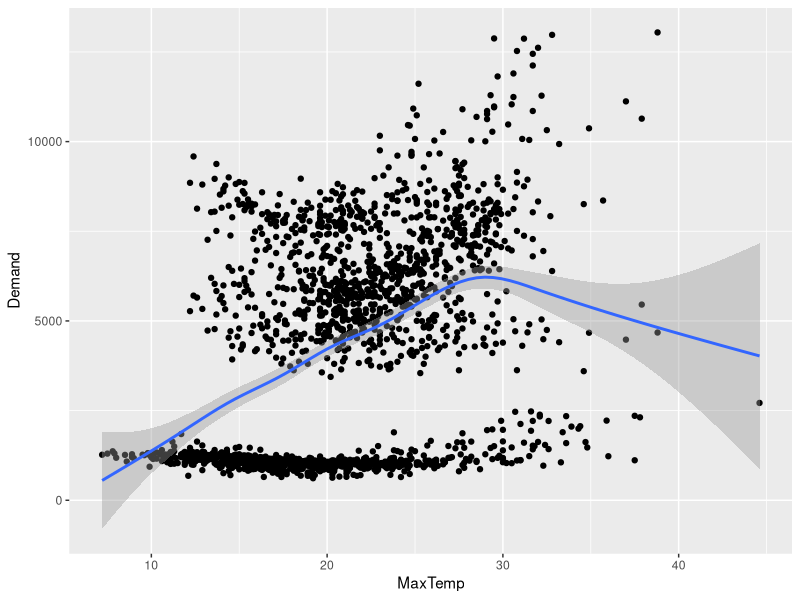
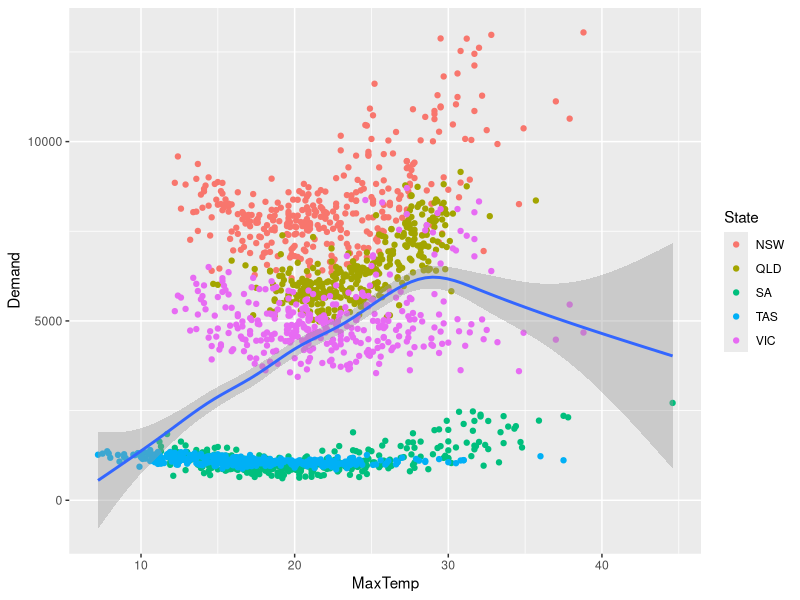
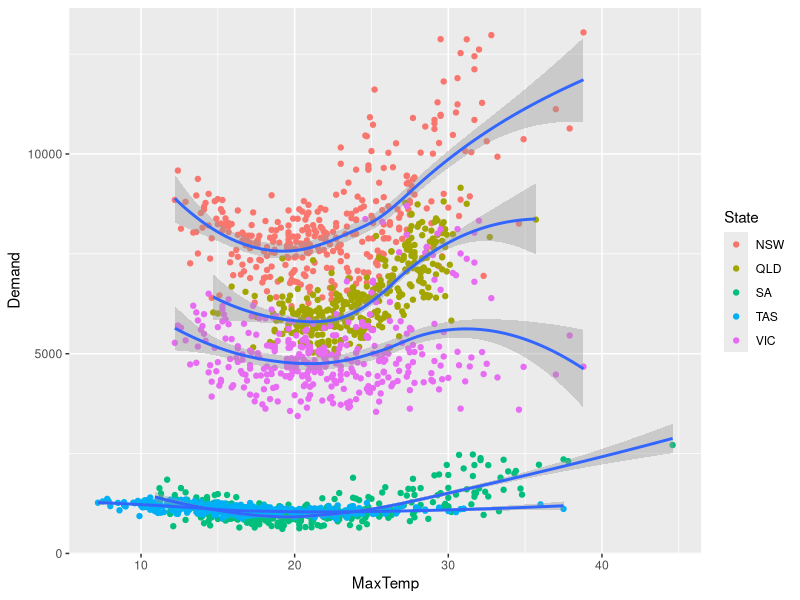
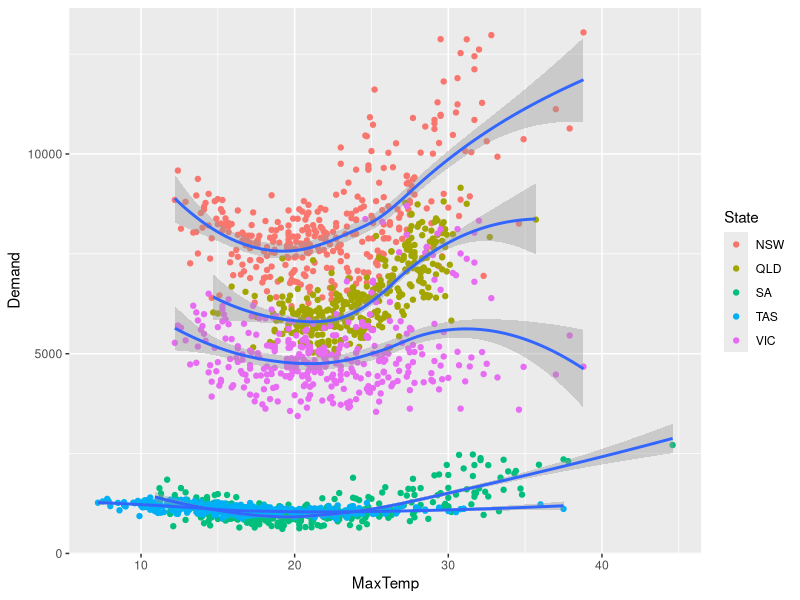
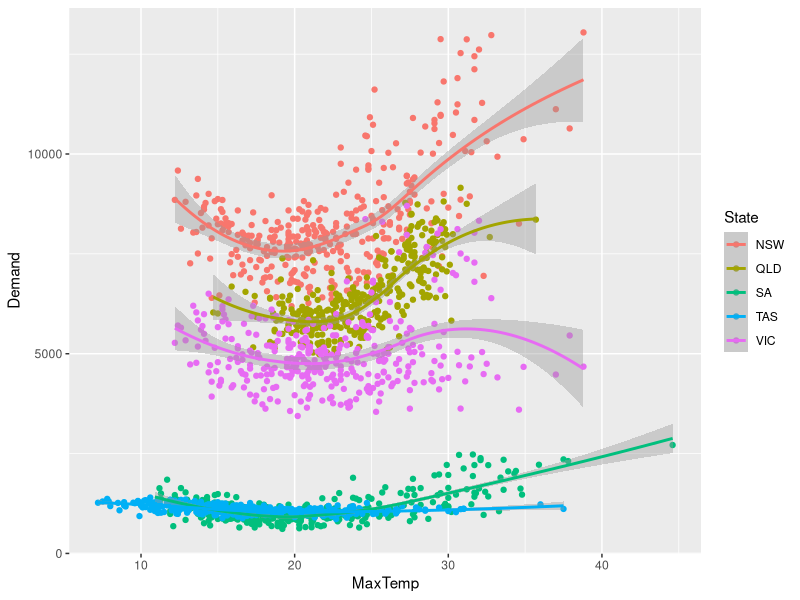
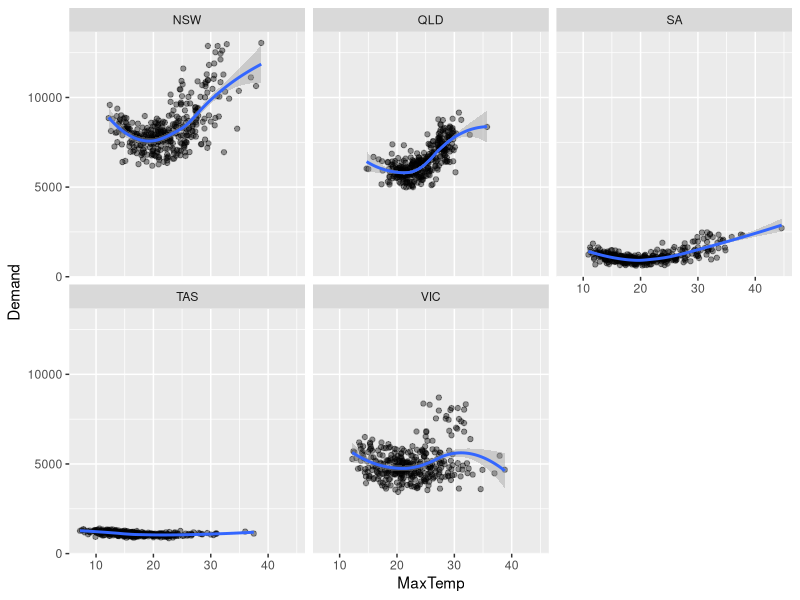
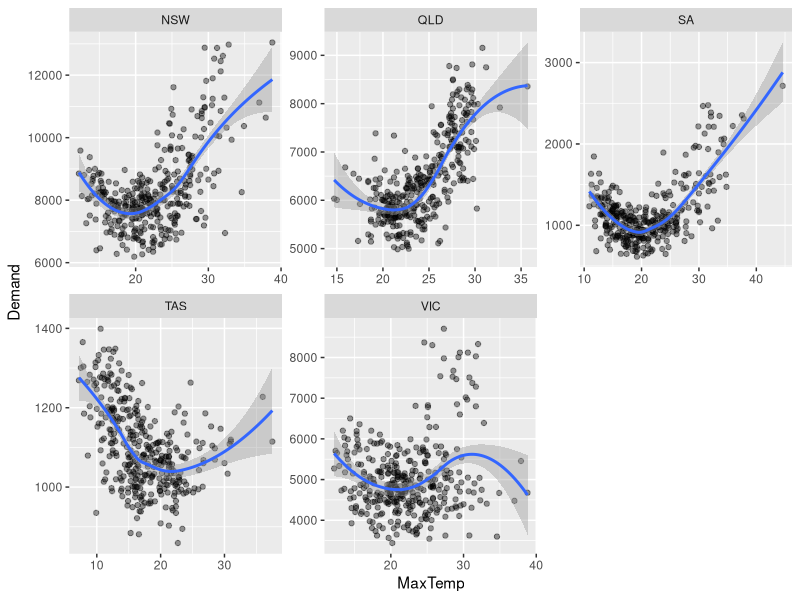
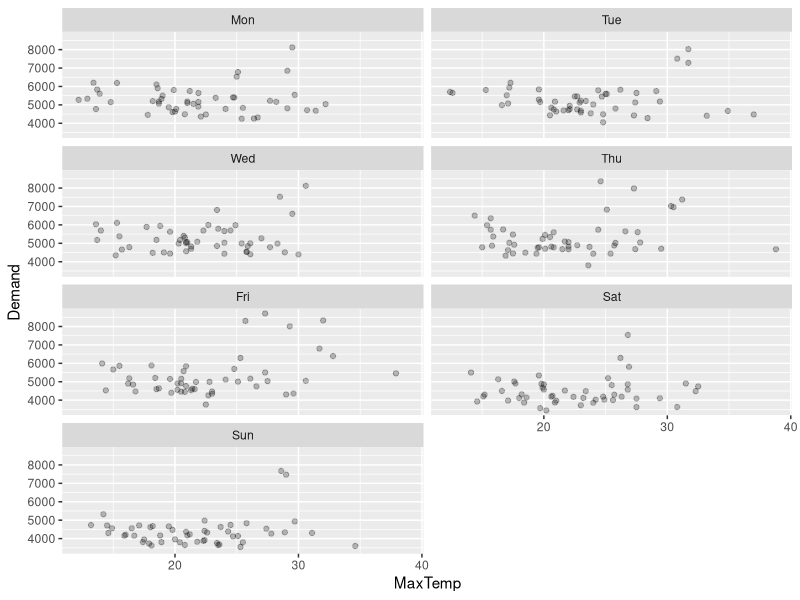

Write R code to recreate these figures, in order.
## ---- chunk 1

# if(!require(GGally))
#   install.packages("GGally")

if(!require(tidyverse))
  install.packages("tidyverse")

# if(!require(patchwork))
#   install.packages("patchwork")

# library(GGally)
library(tidyverse)
library(patchwork)
## ---- chunk 2
#| echo: TRUE
#| message: FALSE
#| warning: FALSE

library(tidyverse)
energy = read_csv("data/energydata.csv")
weather = read_csv("data/weather.csv")
energy_weather = full_join(energy, weather, by = c("Date", "State"))
head(energy_weather)
## ---- chunk 3
#| message: FALSE
#| warning: FALSE
#| fig-align: center

ggplot(data = energy_weather, aes(x = MaxTemp, y = Demand)) + 
  geom_point() + 
  geom_smooth()
## ---- chunk 4
#| message: FALSE
#| warning: FALSE
#| echo: FALSE
#| fig-align: center

ggplot(data = energy_weather,
       aes(x = MaxTemp, y = Demand)) + 
  geom_point(aes(col = State)) + 
  geom_smooth()
## ---- chunk 5
#| message: FALSE
#| warning: FALSE
#| eval: TRUE
#| echo: true

ggplot(data = energy_weather, aes(x = MaxTemp, y = Demand)) + 
  geom_point(aes(col = State)) + 
  geom_smooth(aes(group = State))
## ---- chunk 6
#| message: FALSE
#| warning: FALSE
#| fig-align: center

ggplot(data = energy_weather, aes(x = MaxTemp, y = Demand)) + 
  geom_point(aes(col = State)) + 
  geom_smooth(aes(group = State))
## ---- chunk 7
#| echo: FALSE
#| fig-align: center

ggplot(data = energy_weather, 
       aes(x = MaxTemp, y = Demand, col = State, group = State)) + 
  geom_point() + 
  geom_smooth() 
## ---- chunk 8
#| warning: FALSE
#| message: FALSE
#| fig-align: center

energy_weather |> 
  ggplot(aes(x = MaxTemp, y = Demand)) +
  geom_point(alpha = 0.4) + 
  geom_smooth() + 
  facet_wrap(vars(State))
## ---- chunk 9
#| warning: FALSE
#| message: FALSE
#| fig-align: center

energy_weather |> 
  ggplot(aes(x = MaxTemp, y = Demand)) +
  geom_point(alpha = 0.4) + 
  geom_smooth() + 
  facet_wrap(vars(State), scales = "free") 
## ---- chunk 10
#| warning: FALSE
#| message: FALSE
#| fig-align: center

energy_weather |> 
  filter(State == "VIC") |>
  filter(!is.na(Day)) |>
  mutate(Day = factor(Day, 
                      levels = c("Mon", "Tue", "Wed", "Thu", "Fri", "Sat", "Sun"))) |>
  ggplot(aes(x = MaxTemp, y = Demand)) +
  geom_point(alpha = 0.25) + 
  facet_wrap(vars(Day), ncol = 2)
## ---- chunk 11
#| warning: FALSE
#| message: FALSE
#| echo: FALSE
#| fig-align: center

energy_weather |> 
  ggplot(aes(x = MaxTemp, y = Demand)) +
  geom_point(alpha = 0.25) + 
  geom_smooth() +
  facet_grid(Day ~State)
## ---- chunk 12
#| warning: FALSE
#| message: FALSE
#| echo: FALSE
#| fig-align: center

energy_weather |> 
  mutate(
    Day_type = if_else(Day %in% c("Sat", "Sun"),
                       "Weekend", "Weekday")
  ) |>
  ggplot(aes(x = MaxTemp, y = Demand)) +
  geom_point(alpha = 0.25) + 
  geom_smooth() +
  facet_grid(Day_type ~ State, scales = "free")
## ---- chunk 13
#| warning: FALSE
#| message: FALSE
#| echo: FALSE
#| fig-align: center

energy_weather |> 
  mutate(
    Day_type = if_else(Day %in% c("Sat", "Sun"),
                       "Weekend", "Weekday")
  ) |>
  ggplot(aes(x = MaxTemp, y = Demand)) +
  geom_point(alpha = 0.25) + 
  geom_smooth(aes(group = Day_type, col = Day_type)) +
  facet_wrap(vars(State), scales = "free")
## ---- chunk 14
#| echo: TRUE 

tas_data = data = energy_weather |>
         filter(State == "TAS")

temp_vs_demand_plot <- ggplot(tas_data) + 
  geom_point(aes(x = MaxTemp, y = Demand)) 

demand_distrib_plot <- ggplot(tas_data) +
  geom_density(aes(y = Demand)) 

weather_distrib_plot <- ggplot(tas_data) +
  geom_density(aes(x = MaxTemp))

## ---- chunk 15
#| echo: FALSE
#| fig-align: center 
library(patchwork)
temp_vs_demand_plot + demand_distrib_plot +
  plot_layout(widths = c(3, 1))
## ---- chunk 16
#| fig-align: center
temp_vs_demand_plot / weather_distrib_plot + 
  plot_layout(heights = c(3, 1))
